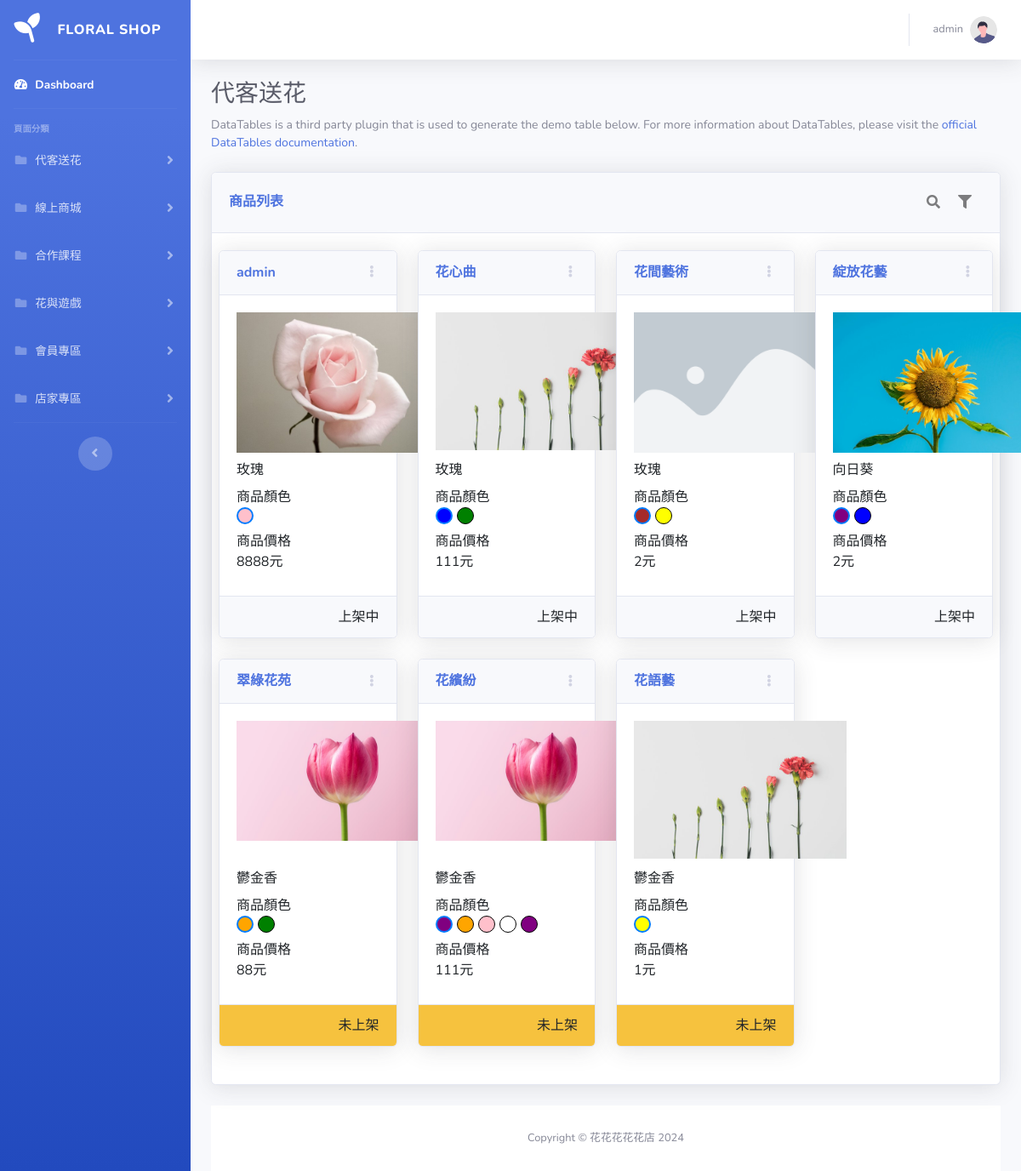
Screenshot of /pages/custom/product_list.php with the database file from the repository.
### tables this page shows
CREATE TABLE `custom_product_list` (
  `sid` int(11) NOT NULL,
  `product_id` varchar(255) NOT NULL,
  `products_url` varchar(255) NOT NULL,
  `product_color` int(11) NOT NULL,
  `product_stock` int(1) NOT NULL,
  `product_price` int(11) NOT NULL,
  `store_id` int(11) DEFAULT NULL
);

CREATE TABLE `store` (
  `store_id` int(11) NOT NULL,
  `store_name` varchar(255) NOT NULL,
  `store_account` varchar(255) NOT NULL,
  `store_password` varchar(255) NOT NULL,
  `store_intro` varchar(255) DEFAULT NULL,
  `store_address` varchar(255) DEFAULT NULL,
  `store_path` varchar(255) DEFAULT NULL,
  `store_email` varchar(255) DEFAULT NULL,
  `store_tel` varchar(255) DEFAULT NULL,
  `sub_date` date DEFAULT NULL,
  `sub_id` int(11) DEFAULT NULL,
  `permission_id` int(11) DEFAULT NULL
);

CREATE TABLE `custom_products` (
  `product_id` int(11) NOT NULL,
  `product_name` varchar(255) DEFAULT NULL,
  `product_stock` int(1) DEFAULT NULL
);

CREATE TABLE `custom_stock_status` (
  `stock_id` int(1) NOT NULL,
  `stock_name` varchar(255) NOT NULL
);

### pages/custom/product_list.php (the view, shortened to what this page needs)
<?php require '../parts/db_connect.php';
$sql = sprintf(
    "SELECT
        custom_product_list.*,
        product_name,
        GROUP_CONCAT(custom_product_list.product_color) AS colors,
        GROUP_CONCAT(custom_product_list.sid) AS sids,
        GROUP_CONCAT(custom_product_list.product_stock) AS stocks,
        custom_stock_status.stock_name AS stock,
        store.store_name AS store,
        GROUP_CONCAT(custom_product_list.product_price) AS prices
    FROM
        custom_product_list
    LEFT JOIN
        color_list ON custom_product_list.product_color = color_list.color_list_id
    LEFT JOIN
        custom_stock_status ON custom_product_list.product_stock = custom_stock_status.stock_id
    LEFT JOIN
        store ON custom_product_list.store_id = store.store_id
    LEFT JOIN
        custom_products ON custom_product_list.product_id = custom_products.product_id
    GROUP BY
        custom_product_list.product_id,  store"
);
$stmt = $pdo->query($sql);
$rows = $stmt->fetchAll();
$sql_color = "SELECT color_list.* FROM color_list";
$stmt_color = $pdo->query($sql_color);
$rows_color = $stmt_color->fetchAll(PDO::FETCH_ASSOC);
$colorListQueryResult = [];
foreach ($rows_color as $row) {
    $colorListQueryResult[] = [
        'color_list_id' => $row['color_list_id'],
        'color_name' => $row['color_name'],
        'color_english' => $row['color_english'],
    ];
}
$colorJson = json_encode($colorListQueryResult);
?>
<?php include '../parts/html-head.php' ?>
<body id="page-top">
    <div id="wrapper">
        <?php include '../parts/navbar.php' ?>
        <div id="content-wrapper" class="d-flex flex-column">
            <div id="content">
                <?php include '../parts/navtop.php' ?>
                <div class="container-fluid">
                    <h1 class="h3 mb-2 text-gray-800">代客送花</h1>
                    <p class="mb-4">DataTables is a third party plugin that is used to generate the demo table below.
                        For more information about DataTables, please visit the <a target="_blank"
                            href="https://datatables.net">official DataTables documentation</a>.</p>
                    <div class="card shadow mb-4 dataTables_wrapper dt-bootstrap4 " id="dataTable_wrapper">
                        <div class="card-header py-3 d-flex justify-content-between align-items-center">
                            <h6 class="m-0 font-weight-bold text-primary">商品列表</h6>
                            <div class="d-flex">
                                <div id="searchContainer" class="dataTables_search px-3">
                                    <span class="icon text-black-50">
                                        <i id="searchIcon" class="fas fa-search text-black-50"></i>
                                    </span>
                                </div>
                                <div class="btn ml-2" id="openFilterBtn" data-toggle="modal" data-target="#filterModal">
                                    <span class="icon text-black-50">
                                        <i class="fas fa-light fa-filter"></i>
                                    </span>
                                </div>
                            </div>
                        </div>
                        <div class="row">
                            <div class="card-body">
                                <div class="row" id="productTable">
                                    <?php foreach ($rows as $r): ?>
                                        <div class="col-12 col-md-6 col-xl-3 cardBox" data-store-id=<?= $r['store_id'] ?>
                                            data-product-id=<?= $r['product_id'] ?>>
                                            <div class="shadow mb-4 card">
                                                <div
                                                    class="card-header py-3 d-flex flex-row align-items-center justify-content-between">
                                                    <h6 class="m-0 font-weight-bold text-primary">
                                                        <?= $r['store'] ?>
                                                    </h6>
                                                    <div class="dropdown no-arrow">
                                                        <a class="dropdown-toggle" href="#" role="button"
                                                            id="dropdownMenuLink" data-toggle="dropdown"
                                                            aria-haspopup="true" aria-expanded="false">
                                                            <i class="fas fa-ellipsis-v fa-sm fa-fw text-gray-400"></i>
                                                        </a>
                                                    </div>
                                                </div>
                                                <div class="card-body">
                                                    <div class="product_img_box overflow-hidden">
                                                        <img src="<?= !empty($r['products_url']) ? htmlspecialchars($r['products_url']) : 'img/placehold.png' ?>"
                                                            alt="" class="img-fluid object-fit-cover product_img">
                                                    </div>
                                                    <div class="my-2">
                                                        <h7 class="product-name">
                                                            <?= $r['product_name'] ?>
                                                        </h7>
                                                        <div class="my-2">
                                                            <h7>商品顏色</h7>
                                                            <div class="color-circles">
                                                                <?php
                                                                $colors = explode(',', $r['colors']);
                                                                $prices = explode(',', $r['prices']);
                                                                $sids = explode(',', $r['sids']);
                                                                $stocks = explode(',', $r['stocks']);
                                                                $colorMap = json_decode($colorJson, true);
                                                                foreach ($colors as $key => $colorIndex):
                                                                    $colorName = isset($colorMap[$colorIndex - 1]['color_english']) ? $colorMap[$colorIndex - 1]['color_english'] : 'Unknown Color';
                                                                    ?>
                                                                    <div class="color-circle bg-<?= strtolower(trim($colorName)) ?> <?= $key === 0 ? 'active' : '' ?>"
                                                                        data-price="<?= $prices[$key] ?>"
                                                                        data-sid="<?= $sids[$key] ?>"
                                                                        data-color="<?= $colors[$key] ?>"
                                                                        data-stock="<?= $stocks[$key] ?>" role="button">
                                                                    </div>
                                                                <?php endforeach; ?>
                                                            </div>
                                                        </div>
                                                        <div class="my-2">
                                                            <h7>商品價格</h7>
                                                            <div class="price-display">
                                                                <?= $prices[0] ?>元
                                                            </div>
                                                        </div>
                                                    </div>
                                                </div>
                                                <div
                                                    class="card-footer text-right stock-display <?= (1 != $r['product_stock']) ? 'bg-warning' : '' ?>">
                                                    <?= $r['stock'] ?>
                                                </div>
                                            </div>
                                        </div>
                                    <?php endforeach; ?>
                                </div>
                            </div>
                        </div>
                    </div>
                    <?php include '../parts/footer.php' ?>
                </div>
            </div>
            <?php include '../parts/html-foot.php' ?>

### pages/custom/product_list.php (style rules this page uses)
p { font-size: 14px; margin-bottom: 0; }
.color-circles { display: flex; }
.color-circle { width: 20px; height: 20px; border-radius: 50%; margin-right: 5px; border: 1px solid black; }
.product_img_box { width: 250px; height: 165px; }
.bg-orange { background-color: orange; }
.bg-yellow { background-color: yellow; }
.bg-green { background-color: green; }
.bg-blue { background-color: blue; }
.bg-purple { background-color: purple; }
.bg-pink { background-color: pink; }
.bg-brown { background-color: brown; }
.bg-white { background-color: white; }
.color-circle.active { border: 2px solid #007bff; }
#searchContainer { display: flex; align-items: center; overflow: hidden; width: 0; transition: width 1s; }
#searchIcon { cursor: pointer; }

### rows the page displays
custom_product_list: store.store_name "admin", products_url (picture), custom_products.product_name "玫瑰", prices "8888", product_stock.stock_name "上架中"
custom_product_list: store.store_name "花心曲", products_url (picture), custom_products.product_name "玫瑰", prices "111", product_stock.stock_name "上架中"
custom_product_list: store.store_name "花間藝術", shows a picture, custom_products.product_name "玫瑰", prices "2", product_stock.stock_name "上架中"
custom_product_list: store.store_name "綻放花藝", products_url (picture), custom_products.product_name "向日葵", prices "2", product_stock.stock_name "上架中"
custom_product_list: store.store_name "翠綠花苑", products_url (picture), custom_products.product_name "鬱金香", prices "88", product_stock.stock_name "未上架"
custom_product_list: store.store_name "花繽紛", products_url (picture), custom_products.product_name "鬱金香", prices "111", product_stock.stock_name "未上架"
custom_product_list: store.store_name "花語藝", products_url (picture), custom_products.product_name "鬱金香", prices "1", product_stock.stock_name "未上架"
